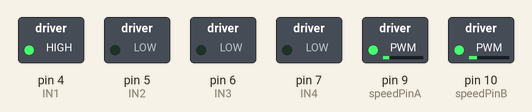
A sketch run on a simulated Arduino Uno, built with avr-gcc and run on an emulated ATmega328P. On the bench: switched loads named in the sketch (green lamp = pin HIGH).

Above: at 0.1 s.
At 2.1 s:
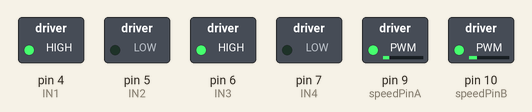
Timing chart, 0 to 3.6 s (numbered marks = the images above):
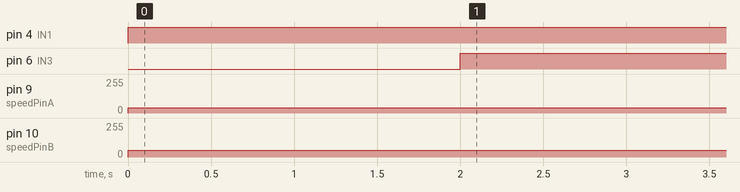

The sketch:

l298n.ino
```cpp
// PINS definieren Motor A
int IN1 = 4;
int IN2 = 5;
int speedPinA = 9; // PWM

// PINS definieren Motor B
int IN3 = 6;
int IN4 = 7;
int speedPinB = 10; // PWM


void setup()
{
 // Ausgabe PINS
 pinMode(IN1, OUTPUT);
 pinMode(IN2, OUTPUT);
 pinMode(IN3, OUTPUT);
 pinMode(IN4, OUTPUT);
 pinMode(speedPinA,OUTPUT);
 pinMode(speedPinB,OUTPUT);
}

void loop() {

 analogWrite(speedPinA, 40); // Geschwindigkeit einstellen 0-255
 analogWrite(speedPinB, 50);

 // Motor A forwaerts
 digitalWrite(IN1, HIGH);
 digitalWrite(IN2, LOW);
 delay(2000);

 // Motor A rueckwaerts
 // digitalWrite(IN1, LOW);
 // digitalWrite(IN2, HIGH);
 // delay(2000);

 // Motor A deaktivieren
 // digitalWrite(IN1, LOW);
 // digitalWrite(IN2, LOW);
 // delay(2000);

 // Motor B forwaerts
 digitalWrite(IN3, HIGH);
 digitalWrite(IN4, LOW);
 delay(2000);

 // Motor B rueckwaerts
 // digitalWrite(IN3, LOW);
 // digitalWrite(IN4, HIGH);
 // delay(2000);

 // Motor B deaktivieren
 // digitalWrite(IN3, LOW);
 // digitalWrite(IN4, LOW);
 // delay(2000);
}
```

Measured:
- by itself, pin 4 (IN1): LOW → HIGH at 0.00 s
- by itself, pin 6 (IN3): LOW → HIGH at 2.0 s
- by itself, pin 9 (speedPinA): 0/255 → 40/255 at 0.00 s
- by itself, pin 10 (speedPinB): 0/255 → 50/255 at 0.00 s
